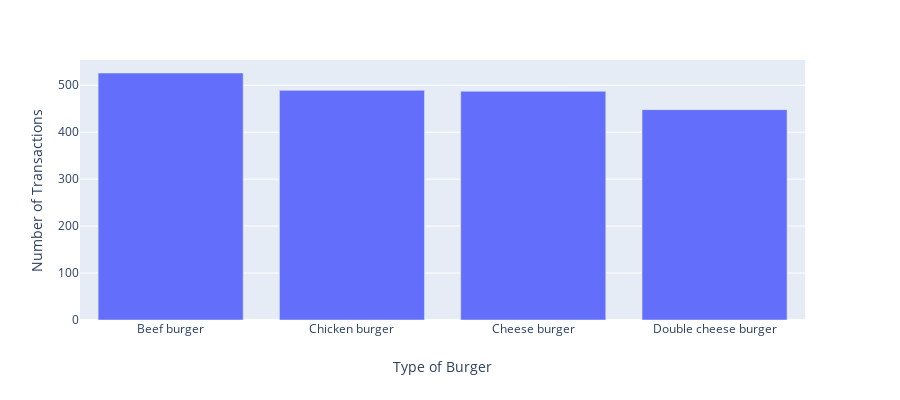

Here is the notebook cell this chart was saved with:
### Markdown cell above
# Plotting the data

### Code cell
import plotly.express as px
fig = px.bar(burger, x='Type Burger', y='Amount Burger',
             #hover_data=['gender'], color='gender',
             labels={'Type Burger':'Type of Burger','Amount Burger':'Number of Transactions'}, height=400)
fig.show()

### Figure 1 — Plotly figure (JSON) as saved in the notebook; plotly's stock layout.template omitted (floating-point values rounded to 4 significant figures)
{"data": [{"alignmentgroup": "True", "hoverlabel": {"namelength": 0}, "hovertemplate": "Type of Burger=%{x}<br>Number of Transactions=%{y}", "legendgroup": "", "marker": {"color": "#636efa"}, "name": "", "offsetgroup": "", "orientation": "v", "showlegend": false, "textposition": "auto", "type": "bar", "x": ["Beef burger", "Chicken burger", "Cheese burger", "Double cheese burger"], "xaxis": "x", "y": [526, 489, 487, 448], "yaxis": "y"}], "layout": {"barmode": "relative", "height": 400, "legend": {"tracegroupgap": 0}, "margin": {"t": 60}, "xaxis": {"anchor": "y", "domain": [0, 0.98], "title": {"text": "Type of Burger"}}, "yaxis": {"anchor": "x", "domain": [0, 1], "title": {"text": "Number of Transactions"}}}}
